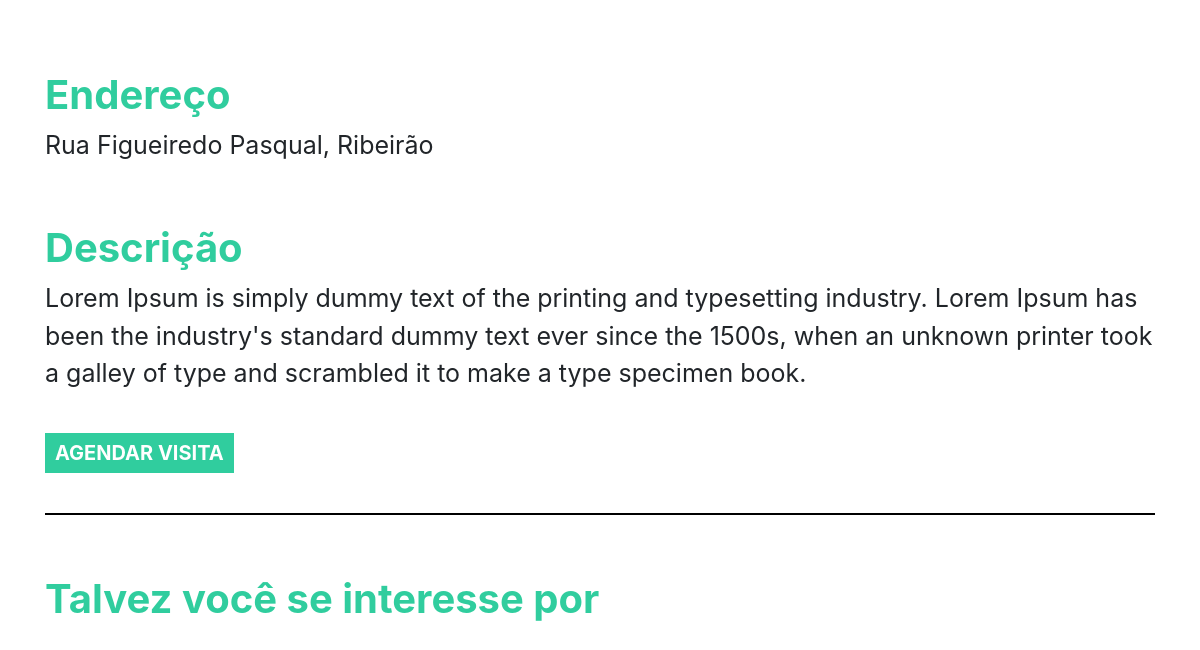
The page /imovel/1 (lower part) on the database as committed earlier.
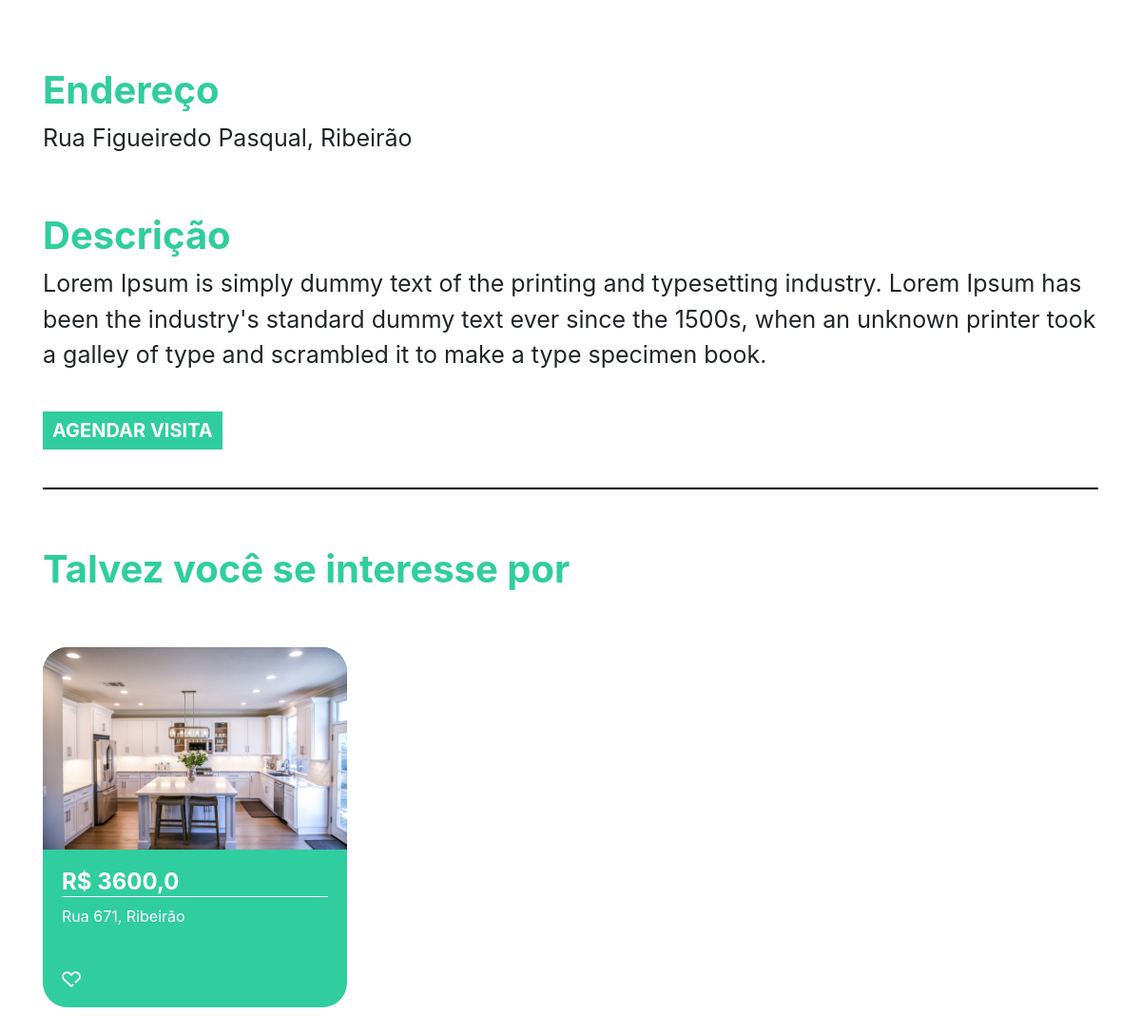
The same page on the database as committed later.
### plataforma/models.py (models this page shows, shortened)
class Imovel(models.Model):
    choices = (
        ('V', 'Venda'),
        ('A', 'Aluguel')
    )
    choices_imovel = (
        ('A', 'Apartamento'),
        ('C', 'Casa')
    )
    imagens = models.ManyToManyField(Imagem)
    valor = models.FloatField()
    quartos = models.IntegerField()
    tamanho = models.FloatField()
    cidade = models.ForeignKey(Cidade, on_delete=models.DO_NOTHING)
    rua = models.CharField(max_length=50)
    tipo = models.CharField(max_length=1, choices=choices)
    tipo_imovel = models.CharField(max_length=1, choices=choices_imovel)
    numero = models.IntegerField()
    descricao = models.TextField()
    dias_visita = models.ManyToManyField(DiasVisita)
    horarios = models.ManyToManyField(Horario)

class Cidade(models.Model):
    nome = models.CharField(max_length=30)
    def __str__(self) -> str:
        return self.nome

class Imagem(models.Model):
    img = models.ImageField(upload_to='img')
    def __str__(self) -> str:
        return self.img.url

### plataforma/views.py (the view)
# urls.py: path('imovel/<str:id>', views.imovel, name="imovel"),
def imovel(request, id):
    imovel = get_object_or_404(Imovel, id=id)
    sugestoes = Imovel.objects.filter(cidade=imovel.cidade).exclude(id=id)[:2]
    return render(request, 'imovel.html', {'imovel': imovel, 'sugestoes': sugestoes, 'id': id})

### plataforma/models.py (called while the page is built)
    def __str__(self) -> str:
        return self.dia

    def __str__(self) -> str:
        return str(self.horario)

### plataforma/templates/imovel.html (shortened to what this page needs)
{% extends 'base.html' %}
{% load static %}
{% block 'head' %}
    <link rel="stylesheet" href="{% static 'plataforma/css/home.css' %}">
{% endblock 'head' %}
{% block 'body' %}
    <div style="text-align: center" class="container">
        <br>
        <br>
        <br>
        <br>
        <div style="text-align: left">
            <h3 class="titulo_especificacao">Endereço</h3>
            <p class="especificacao_endereco">{{imovel.rua}}, {{imovel.cidade }}</p>
        </div>
        <br>
        <div style="text-align: left">
            <h3 class="titulo_especificacao">Descrição</h3>
            <p class="especificacao_endereco">{{imovel.descricao}}</p>
            <br>
            <button class="btn_agendar_visita" data-toggle="modal" data-target="#exampleModal">AGENDAR VISITA</button>
            <br>
            <br>
        </div>
        <hr style="border: 1px solid black">
        <br>
        <div class="div_possivel_interesse">
            <h3 class="titulo_especificacao">Talvez você se interesse por</h3>
            <div class="row">
                {% for sugestao in sugestoes %}
                    <div class="col-md cont">
                        <div class="card_imovel">
                            <img class="img_capa_imovel" src="{{sugestao.imagens.all.0.img.url}}">
                            <div class="informacoes_imoveis">
                                <a class="a_none" href="{% url 'imovel' sugestao.id %}">
                                    <h4 class="valor">R$ {{sugestao.valor}}</h4>
                                </a>
                                <p>{{sugestao.rua}}, {{sugestao.cidade}}</p>
                                <br>
                                <img width="7%" src="{% static 'plataforma/img/heart.png' %}">
                            </div>
                        </div>
                    </div>
                {% endfor %}
            </div>
            <br>
            <br>
        </div>
    </div>
{% endblock 'body' %}

### templates/base.html (shortened to what this page needs)
{% load static %}
<!DOCTYPE html>
<html lang="pt-BR">
<head>
    {% block 'head' %}{% endblock 'head' %}
    <link rel="stylesheet" href="https://cdn.jsdelivr.net/npm/bootstrap@4.6.1/dist/css/bootstrap.min.css">
</head>
<body>
    {% block 'body' %}{% endblock 'body' %}
</body>
</html>

### templates/static/plataforma/css/home.css (style rules this page uses)
.card_imovel { background-color: #30CD9E; width: 20rem; margin-top: 50px; border-radius: 26px; }
.img_capa_imovel { width: 100%; border-top-left-radius: 26px; border-top-right-radius: 26px; }
.informacoes_imoveis { padding: 20px; color: white; }
.valor { font-weight: bold; border-bottom: 1px solid white; }
.a_none { color: white; }
.titulo_especificacao { color: #30CD9E; font-weight: bold; margin-top: 20px; font-size: 40px; }
.especificacao_endereco { font-size: 25px; }
.btn_agendar_visita { border: none; background-color: #30CD9E; color: white; font-weight: bold; font-size: 20px; padding: 5px 10px 5px 10px; }
.div_possivel_interesse { text-align: left; }

Rows that differ between the two databases and show on the page:
added Imovel: imagens.all.0.img (picture), valor "3600,0", rua "Rua 671", cidade "Ribeirão"
